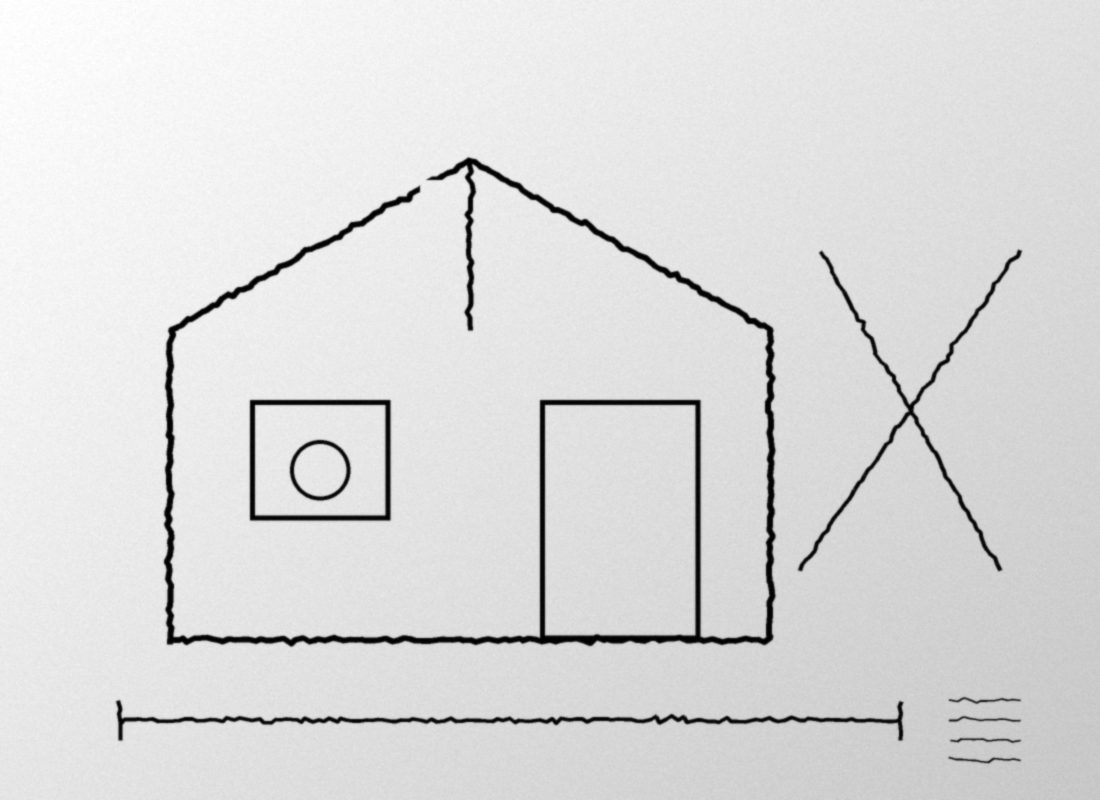
#> input picture samples/sketch_scan.jpg, 1100 x 800 px
$ python -i color.py   (imports and definitions only)
#> lines starting #> are read from the running program, lines starting #| are printed output that depends on the picture; after the words box and inside, x2 and y2 are one past the last pixel; in counts of white or black regions, pixels touching at a corner belong together
"""Colour-boundary tracing for flat / continuous-tone colour artwork.

The grayscale engines deliberately throw colour away, which is the right
trade-off for line drawings but loses the internal boundaries of a painted
illustration: two adjacent colours can merge into one silhouette, and light
fills can vanish entirely.  This module keeps the RGB data and traces the
boundaries *between colour regions* instead of a single foreground mask.

The boundary raster is handed to the existing centerline engine, so we inherit
its junction pairing, spur pruning, gap bridging, smoothing and de-duplication
rather than growing a second curve-fitting implementation.
"""

from __future__ import annotations

from dataclasses import dataclass, field

import numpy as np
from PIL import Image
from scipy import ndimage
from skimage.morphology import skeletonize

from ..config import ConvertOptions, Tuning
from ..models import VectorPath
from . import centerline
from .preprocess import PreparedImage


MAX_COLORS = 12
MERGE_DISTANCE = 10.0
INK_MAX_VALUE = 96
INK_MAX_CHROMA = 40
INK_SENTINEL = -2

MIN_CHROMA_FRACTION = 0.03
MIN_FLAT_FRACTION = 0.75
MIN_FILLED_FRACTION = 0.04


@dataclass
class ColorAnalysis:
    labels: np.ndarray
    palette: np.ndarray
    background_label: int
    ink_mask: np.ndarray
    palette_size: int
    chroma_fraction: float
    flat_fraction: float
    quantization_error: float
    filled_fraction: float
    is_color_art: bool
    reason: str


@dataclass
class ColorResult:
    paths: list[VectorPath] = field(default_factory=list)  # work coordinates
    junction_count: int = 0
    spur_prune_count: int = 0
    bridge_count: int = 0
    duplicate_removed: int = 0
    palette_size: int = 0
    warnings: list[str] = field(default_factory=list)


def _merge_near_duplicate_colors(
    labels: np.ndarray, palette: np.ndarray
) -> tuple[np.ndarray, np.ndarray]:
    """Merge palette entries that are perceptually nearly identical."""
    count = len(palette)
    if count <= 1:
        return labels, palette
    parent = list(range(count))

    def find(index: int) -> int:
        while parent[index] != index:
            parent[index] = parent[parent[index]]
            index = parent[index]
        return index

    for i in range(count):
        for j in range(i + 1, count):
            if float(np.linalg.norm(palette[i] - palette[j])) <= MERGE_DISTANCE:
                ri, rj = find(i), find(j)
                if ri != rj:
                    parent[rj] = ri

    roots: dict[int, int] = {}
    remap = np.zeros(count, dtype=np.int32)
    for i in range(count):
        root = find(i)
        if root not in roots:
            roots[root] = len(roots)
        remap[i] = roots[root]

    new_count = len(roots)
    weights = np.bincount(labels.ravel(), minlength=count).astype(np.float64)
    new_palette = np.zeros((new_count, 3), dtype=np.float32)
    for old, new in enumerate(remap):
        new_palette[new] += palette[old] * weights[old]
    totals = np.zeros(new_count, dtype=np.float64)
    for old, new in enumerate(remap):
        totals[new] += weights[old]
    new_palette /= np.maximum(totals[:, None], 1.0)
    return remap[labels], new_palette


def _quantize(rgb: np.ndarray) -> tuple[np.ndarray, np.ndarray, int]:
    image = Image.fromarray(rgb, mode="RGB")
    quantized = image.quantize(
        colors=MAX_COLORS,
        method=Image.Quantize.MEDIANCUT,
        dither=Image.Dither.NONE,
    )
    local = np.asarray(quantized).astype(np.int32)
    palette = (
        np.asarray(quantized.getpalette(), dtype=np.float32).reshape(-1, 3)
        / 1.0
    )
    used = int(local.max(initial=0)) + 1
    palette = palette[:used]
    return local, palette, used


def _downsample(rgb: np.ndarray, max_side: int = 512) -> np.ndarray:
    height, width = rgb.shape[:2]
    longest = max(height, width)
    if longest <= max_side:
        return rgb
    scale = max_side / float(longest)
    size = (max(2, int(round(width * scale))), max(2, int(round(height * scale))))
    image = Image.fromarray(rgb, mode="RGB").resize(size, Image.Resampling.BILINEAR)
    return np.asarray(image, dtype=np.uint8)


def _flat_fraction(rgb: np.ndarray) -> tuple[float, float]:
    """Fraction of pixels whose local 5x5 colour range is almost zero.

    Flat paint has large constant-colour interiors; photographs and
    watercolour gradients do not.  The quantization error alone is not a good
    discriminator because a 12-colour palette can approximate a smooth
    gradient surprisingly well, so this directly measures local flatness.
    """
    small = _downsample(rgb)
    values = small.astype(np.float32)
    local_max = ndimage.maximum_filter(values, size=(5, 5, 1), mode="nearest")
    local_min = ndimage.minimum_filter(values, size=(5, 5, 1), mode="nearest")
    local_range = np.linalg.norm(local_max - local_min, axis=2)
    flat = float((local_range < 10.0).mean())

    # Pixel-wise colour range, used by the caller as an informational metric.
    chroma = values.max(axis=2) - values.min(axis=2)
    chroma_fraction = float((chroma > 18.0).mean())
    return flat, chroma_fraction


def _label_ink(labels: np.ndarray, palette: np.ndarray) -> np.ndarray:
    palette_max = palette.max(axis=1)
    palette_chroma = palette.max(axis=1) - palette.min(axis=1)
    ink_palette = (palette_max <= INK_MAX_VALUE) & (
        palette_chroma <= INK_MAX_CHROMA
    )
    mask = np.zeros(labels.shape, dtype=bool)
    for index in np.nonzero(ink_palette)[0]:
        mask |= labels == int(index)
    return mask


def _filled_fraction(
    labels: np.ndarray,
    palette: np.ndarray,
    background_label: int,
    diagonal: float,
) -> float:
    total = float(labels.size)
    if total <= 0:
        return 0.0
    threshold = max(4.0, 0.012 * diagonal)
    filled = 0
    for index in range(len(palette)):
        if index == background_label:
            continue
        mask = labels == index
        if not mask.any():
            continue
        components, count = ndimage.label(mask, structure=np.ones((3, 3), dtype=bool))
        if count == 0:
            continue
        for component_id in range(1, count + 1):
            component = components == component_id
            area = int(component.sum())
            if area < max(16, int(0.001 * total)):
                continue
            dt = ndimage.distance_transform_edt(component)
            if float(dt.max()) >= threshold:
                filled += area
    return float(filled) / total


# [83 lines left out: functions _ink_edges, _color_boundary_mask, probe_color, not called in this run]


def analyze_color(rgb: np.ndarray) -> ColorAnalysis:
    """Quantize flat colour art and measure whether it is worth colour tracing."""
    local, palette, used = _quantize(rgb)
    labels, palette = _merge_near_duplicate_colors(local, palette)
    palette_size = len(palette)
    if palette_size == 0:
        palette = np.asarray([[255.0, 255.0, 255.0]], dtype=np.float32)
        palette_size = 1
        labels = np.zeros(rgb.shape[:2], dtype=np.int32)

    border = np.concatenate(
        [labels[:2].ravel(), labels[-2:].ravel(), labels[:, :2].ravel(), labels[:, -2:].ravel()]
    )
    background_label = int(np.bincount(border, minlength=palette_size).argmax())
    ink_mask = _label_ink(labels, palette)

    flat_fraction, chroma_fraction = _flat_fraction(rgb)
    diagonal = float(np.hypot(*labels.shape))
    filled_fraction = _filled_fraction(
        labels, palette, background_label, diagonal
    )

    palette_for_error = palette[labels]
    quantization_error = float(
        np.abs(palette_for_error - rgb.astype(np.float32)).mean()
    )

    is_color_art = (
        chroma_fraction >= MIN_CHROMA_FRACTION
        and flat_fraction >= MIN_FLAT_FRACTION
        and filled_fraction >= MIN_FILLED_FRACTION
    )
    if is_color_art:
        reason = (
            "检测到彩色平涂画面（彩色像素 "
            f"{chroma_fraction * 100:.0f}%，局部平坦度 {flat_fraction * 100:.0f}%，"
            f"填充区域 {filled_fraction * 100:.0f}%），自动使用彩色边界模式。"
        )
    else:
        reason = (
            "图像不是明显的彩色平涂画面；彩色模式会直接追踪颜色区域边界，"
            "连续色调照片可能产生较多碎线。"
        )

    return ColorAnalysis(
        labels=labels,
        palette=palette,
        background_label=background_label,
        ink_mask=ink_mask,
        palette_size=palette_size,
        chroma_fraction=chroma_fraction,
        flat_fraction=flat_fraction,
        quantization_error=quantization_error,
        filled_fraction=filled_fraction,
        is_color_art=is_color_art,
        reason=reason,
    )


# [49 lines left out: function extract_color_paths, not called in this run]

>>> import cv2
>>> picture = cv2.imread('../../samples/sketch_scan.jpg')
#> picture is the input picture: shape (800, 1100, 3); min 0, max 255, mean 219.9
>>> result = analyze_color(picture)
#> in _quantize, `local = np.asarray(quantized).astype(np.int32)`:
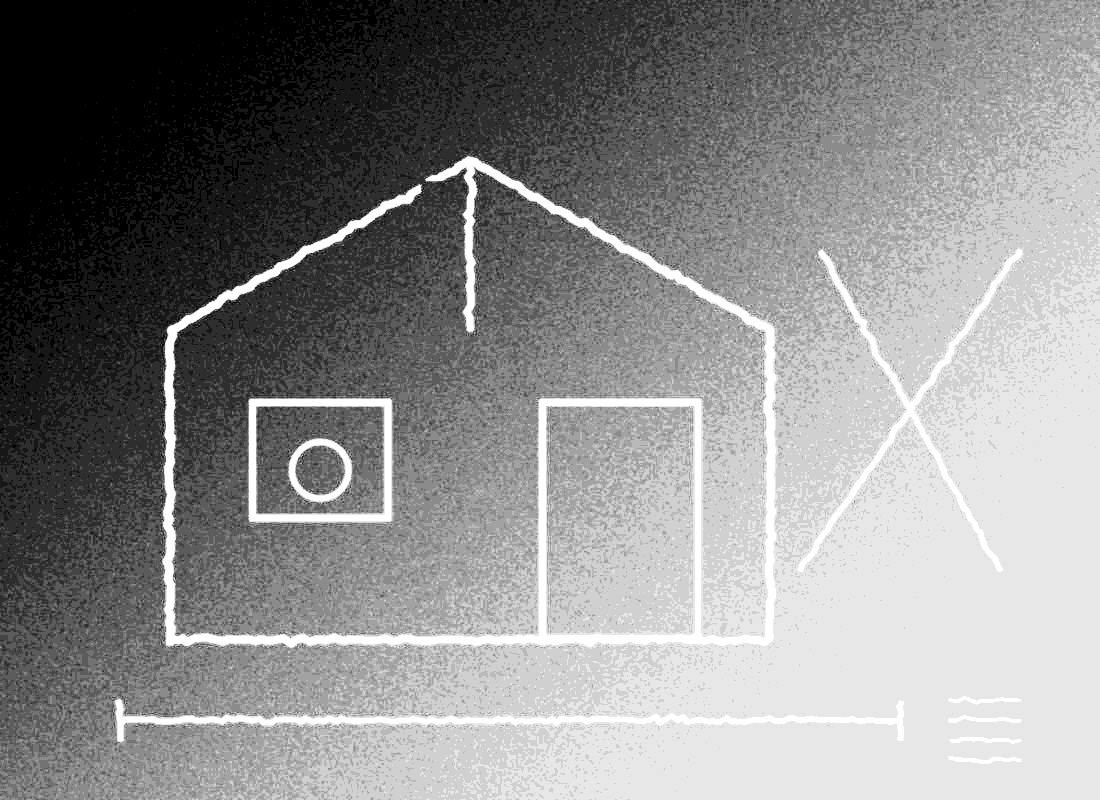
#> local: shape (800, 1100) int32; min 0, max 11, mean 6; drawn with min black and max white
#> in _quantize, `palette = ( np.asarray(quantized.getpalette(), dtype=np.float32).resha..`: palette = [[247, 247, 247], [241, 241, 241], [237, 237, 237], [234, 234, 234], [232, 232, 232], [229, 229, 229], [227, 227, 227], [224, 224, 224], [222, 222, 222], [218, 218, 218], [212, 212, 212], [154, 154, 154]]
#> in _quantize, `used = int(local.max(initial=0)) + 1`: used = 12
#> in _merge_near_duplicate_colors, `weights = np.bincount(labels.ravel(), minlength=count).astype(np.float..`: weights = [70530, 57753, 71823, 42656, 71071, 52107, 81811, 80277, 48516, 101979, 166806, 34671]
#> after the loop in _merge_near_duplicate_colors, `for old, new in enumerate(remap):`: new_palette = [[17420910, 17420910, 17420910], [138898112, 138898112, 138898112], [35362872, 35362872, 35362872], [5339334, 5339334, 5339334]]
#> after the loop in _merge_near_duplicate_colors, `for old, new in enumerate(remap):`: totals = [70530, 607993, 166806, 34671]
#> in _merge_near_duplicate_colors, `new_palette /= np.maximum(totals[:, None], 1.0)`: new_palette = [[247, 247, 247], [228.5, 228.5, 228.5], [212, 212, 212], [154, 154, 154]]
#> in analyze_color, `labels, palette = _merge_near_duplicate_colors(local, palette)`:
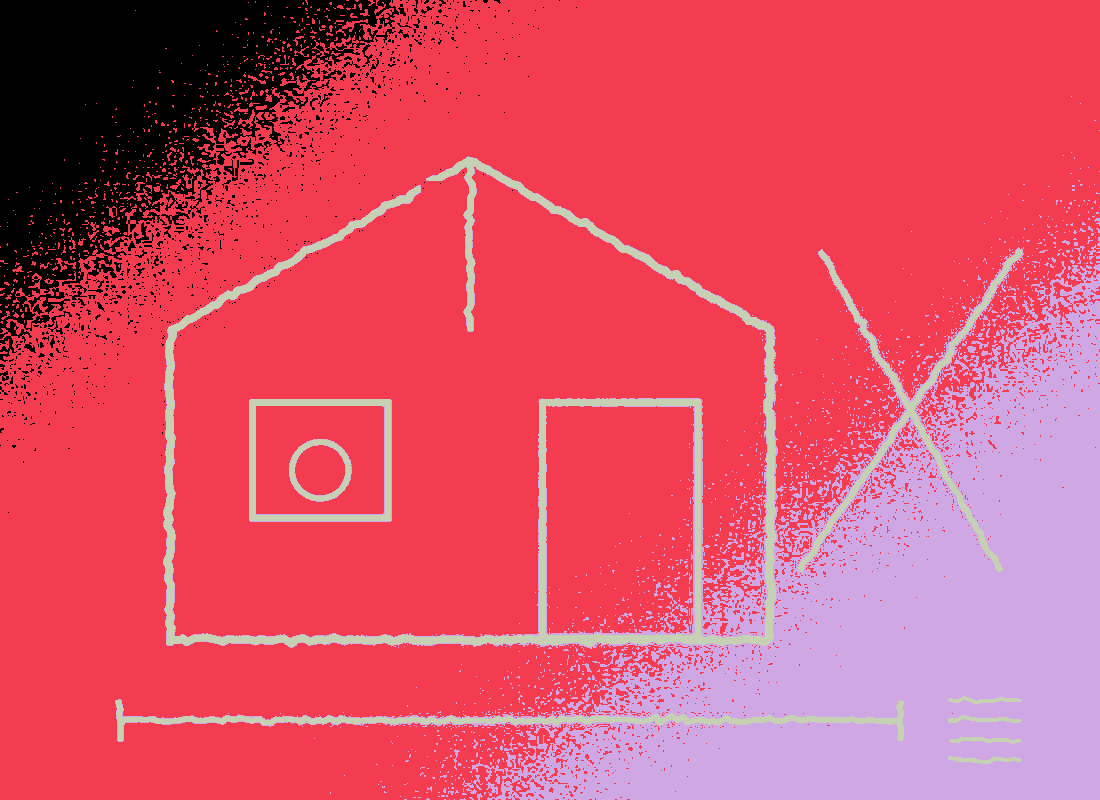
#> labels: shape (800, 1100) int32; 4 distinct labels, from 0 to 3; one colour per label, 0 black
#> in analyze_color, `labels, palette = _merge_near_duplicate_colors(local, palette)`: palette has the same summary as new_palette in _merge_near_duplicate_colors
#> in analyze_color, `palette_size = len(palette)`: palette_size = 4
#> in analyze_color, `border = np.concatenate( [labels[:2].ravel(), labels[-2:].ravel(), lab..`: border = 7600 values, max 2 at index 2627, min 0 at index 0, mean 1.1
#> in analyze_color, `background_label = int(np.bincount(border, minlength=palette_size).arg..`: background_label = 1
#> in _label_ink, `palette_max = palette.max(axis=1)`: palette_max = [247, 228.5, 212, 154]
#> in _label_ink, `palette_chroma = palette.max(axis=1) - palette.min(axis=1)`: palette_chroma = [0, 0, 0, 0]
#> in _label_ink, `ink_palette = (palette_max <= INK_MAX_VALUE) & ( palette_chroma <= INK..`: ink_palette = [False, False, False, False]
#> after the loop in _label_ink, `for index in np.nonzero(ink_palette)[0]:`: mask: shape (800, 1100) bool; every value is 0
#> in _flat_fraction, `flat = float((local_range < 10.0).mean())`: flat = 0.834
#> in _flat_fraction, `chroma = values.max(axis=2) - values.min(axis=2)`: chroma: shape (372, 512) float32; every value is 0
#> in _flat_fraction, `chroma_fraction = float((chroma > 18.0).mean())`: chroma_fraction = 0
#> in analyze_color, `flat_fraction, chroma_fraction = _flat_fraction(rgb)`: flat_fraction = 0.834; chroma_fraction = 0
#> the loop in _filled_fraction, `for index in range(len(palette)):` made 4 passes
#> count on passes 1, 3, 4: 906, 1976, 9
#> pass 1, in _filled_fraction, `components, count = ndimage.label(mask, structure=np.ones((3, 3), dtyp..`:
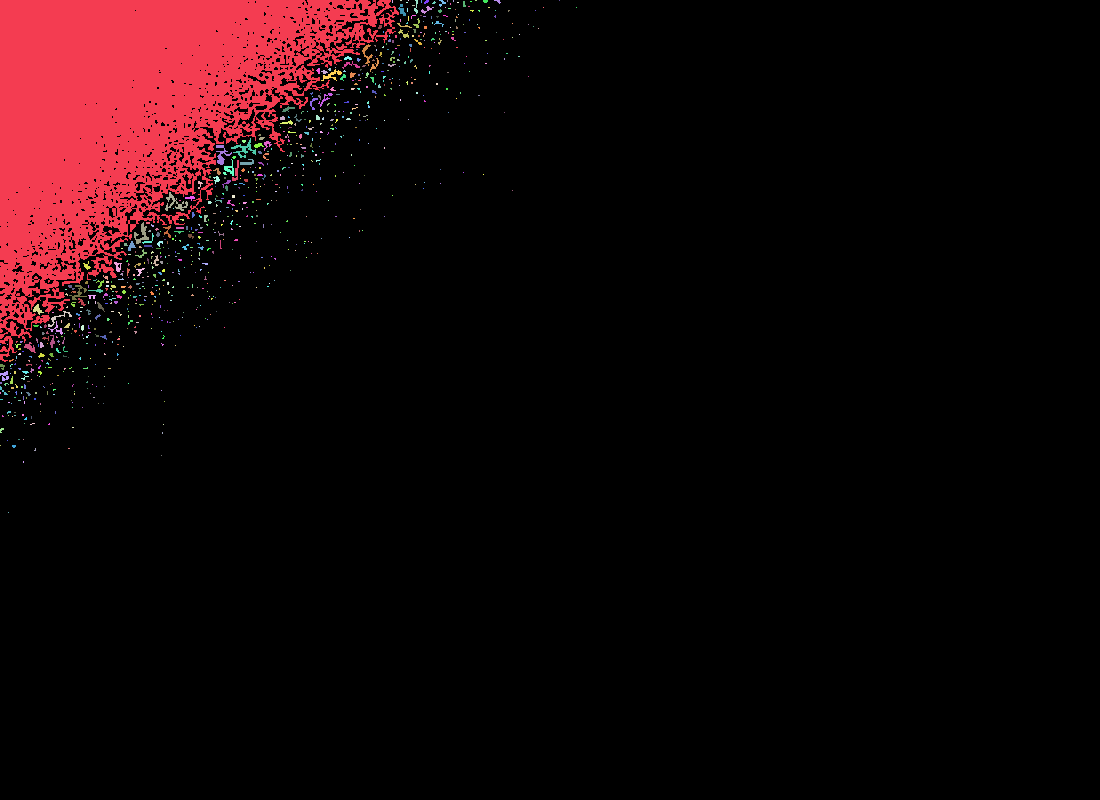
#> components: shape (800, 1100) int32; 907 distinct labels, from 0 to 906; one colour per label, 0 black
#> pass 3, in _filled_fraction, `components, count = ndimage.label(mask, structure=np.ones((3, 3), dtyp..`:
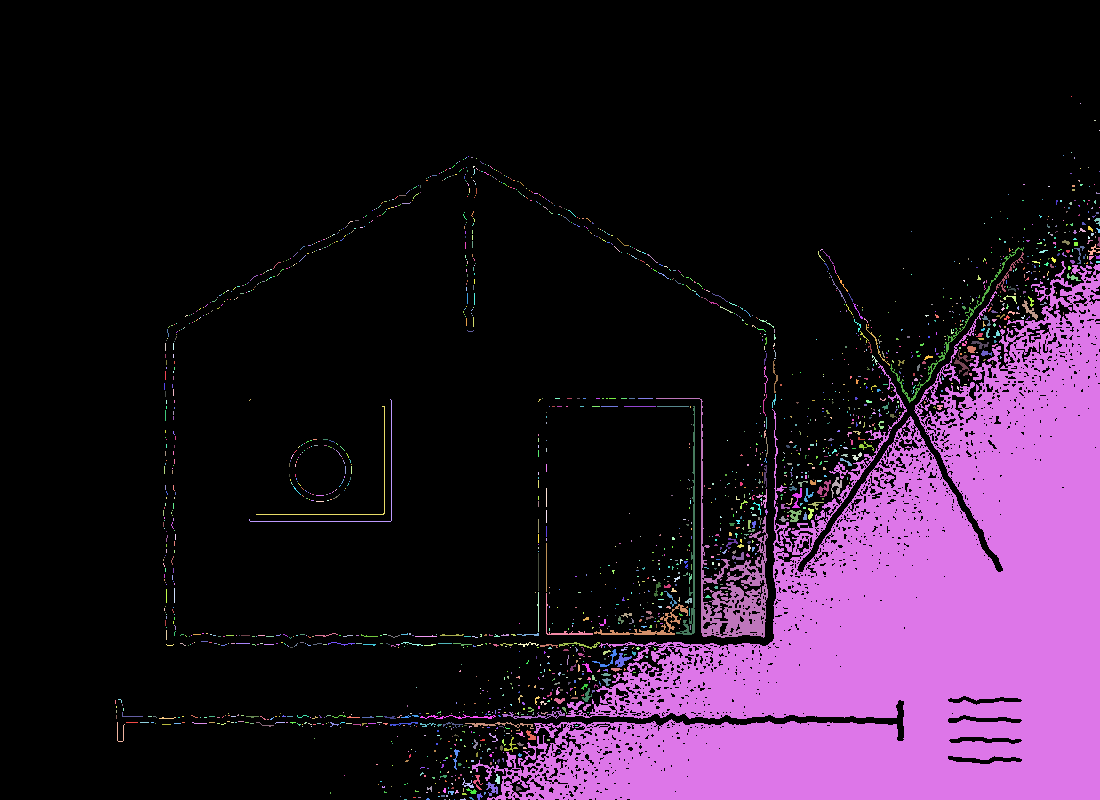
#> components: shape (800, 1100) int32; 1977 distinct labels, from 0 to 1976; one colour per label, 0 black
#> after the loop in _filled_fraction, `for index in range(len(palette)):`: component: shape (800, 1100) bool; 0.03% white; 1 white region, box (x1, y1, x2, y2) and area: (948, 756, 1022, 764) 308
#> after the loop in _filled_fraction, `for index in range(len(palette)):`:
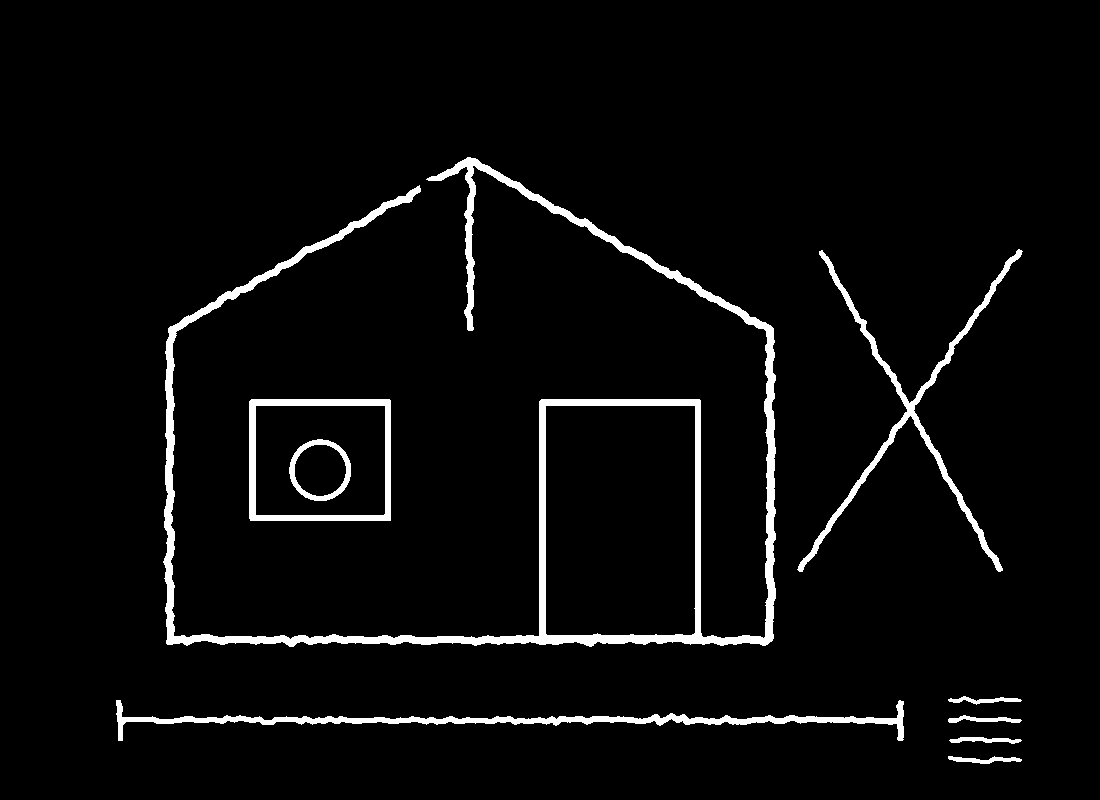
#> mask: shape (800, 1100) bool; 3.9% white; 9 white regions, largest, box (x1, y1, x2, y2) and area: (163, 157, 776, 647) 19867, (116, 700, 904, 741) 4998, (797, 249, 1023, 572) 4402
#> after the loop in _filled_fraction, `for index in range(len(palette)):`: filled = 214155
#> in analyze_color, `filled_fraction = _filled_fraction( labels, palette, background_label,..`: filled_fraction = 0.243
#> in analyze_color, `quantization_error = float( np.abs(palette_for_error - rgb.astype(np.f..`: quantization_error = 9.04
#> in analyze_color, `is_color_art = ( chroma_fraction >= MIN_CHROMA_FRACTION and flat_fract..`: is_color_art = False
